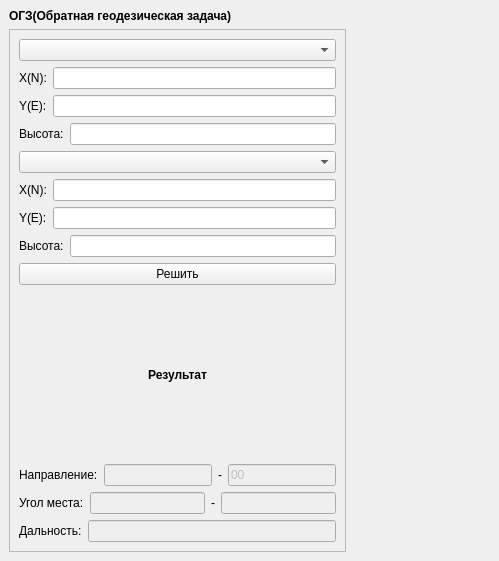
<?xml version="1.0" encoding="UTF-8"?>
<ui version="4.0">
 <class>WindowOGZ</class>
 <widget class="QMainWindow" name="WindowOGZ">
  <property name="geometry">
   <rect>
    <x>0</x>
    <y>0</y>
    <width>499</width>
    <height>561</height>
   </rect>
  </property>
  <property name="windowTitle">
   <string>MainWindow</string>
  </property>
  <widget class="QWidget" name="centralwidget">
   <layout class="QGridLayout" name="gridLayout">
    <item row="0" column="0">
     <widget class="QLabel" name="label">
      <property name="font">
       <font>
        <weight>75</weight>
        <bold>true</bold>
       </font>
      </property>
      <property name="text">
       <string>ОГЗ(Обратная геодезическая задача)</string>
      </property>
     </widget>
    </item>
    <item row="1" column="0">
     <widget class="QScrollArea" name="scrollArea">
      <property name="verticalScrollBarPolicy">
       <enum>Qt::ScrollBarAlwaysOff</enum>
      </property>
      <property name="horizontalScrollBarPolicy">
       <enum>Qt::ScrollBarAlwaysOff</enum>
      </property>
      <property name="widgetResizable">
       <bool>true</bool>
      </property>
      <widget class="QWidget" name="scrollAreaWidgetContents">
       <property name="geometry">
        <rect>
         <x>0</x>
         <y>0</y>
         <width>379</width>
         <height>522</height>
        </rect>
       </property>
       <layout class="QVBoxLayout" name="verticalLayout_2">
        <item>
         <widget class="QComboBox" name="comboBox">
          <property name="currentText">
           <string/>
          </property>
         </widget>
        </item>
        <item>
         <layout class="QHBoxLayout" name="horizontalLayout_7">
          <item>
           <widget class="QLabel" name="label_2">
            <property name="text">
             <string>X(N):</string>
            </property>
           </widget>
          </item>
          <item>
           <widget class="QLineEdit" name="lineEdit">
            <property name="sizePolicy">
             <sizepolicy hsizetype="Expanding" vsizetype="Fixed">
              <horstretch>0</horstretch>
              <verstretch>0</verstretch>
             </sizepolicy>
            </property>
            <property name="inputMethodHints">
             <set>Qt::ImhFormattedNumbersOnly</set>
            </property>
            <property name="maxLength">
             <number>10</number>
            </property>
           </widget>
          </item>
         </layout>
        </item>
        <item>
         <layout class="QHBoxLayout" name="horizontalLayout_8">
          <item>
           <widget class="QLabel" name="label_3">
            <property name="text">
             <string>Y(E):</string>
            </property>
           </widget>
          </item>
          <item>
           <widget class="QLineEdit" name="lineEdit_2">
            <property name="inputMethodHints">
             <set>Qt::ImhDigitsOnly</set>
            </property>
            <property name="maxLength">
             <number>10</number>
            </property>
           </widget>
          </item>
         </layout>
        </item>
        <item>
         <layout class="QHBoxLayout" name="horizontalLayout_9">
          <item>
           <widget class="QLabel" name="label_4">
            <property name="text">
             <string>Высота:</string>
            </property>
           </widget>
          </item>
          <item>
           <widget class="QLineEdit" name="lineEdit_3">
            <property name="inputMethodHints">
             <set>Qt::ImhFormattedNumbersOnly</set>
            </property>
            <property name="maxLength">
             <number>7</number>
            </property>
           </widget>
          </item>
         </layout>
        </item>
        <item>
         <widget class="QComboBox" name="comboBox_2">
          <property name="currentText">
           <string/>
          </property>
         </widget>
        </item>
        <item>
         <layout class="QHBoxLayout" name="horizontalLayout_4">
          <item>
           <widget class="QLabel" name="label_7">
            <property name="text">
             <string>X(N):</string>
            </property>
           </widget>
          </item>
          <item>
           <widget class="QLineEdit" name="lineEdit_5">
            <property name="inputMethodHints">
             <set>Qt::ImhFormattedNumbersOnly</set>
            </property>
            <property name="maxLength">
             <number>10</number>
            </property>
           </widget>
          </item>
         </layout>
        </item>
        <item>
         <layout class="QHBoxLayout" name="horizontalLayout_5">
          <item>
           <widget class="QLabel" name="label_8">
            <property name="text">
             <string>Y(E):</string>
            </property>
           </widget>
          </item>
          <item>
           <widget class="QLineEdit" name="lineEdit_6">
            <property name="inputMethodHints">
             <set>Qt::ImhFormattedNumbersOnly</set>
            </property>
            <property name="maxLength">
             <number>10</number>
            </property>
           </widget>
          </item>
         </layout>
        </item>
        <item>
         <layout class="QHBoxLayout" name="horizontalLayout_6">
          <item>
           <widget class="QLabel" name="label_6">
            <property name="text">
             <string>Высота:</string>
            </property>
           </widget>
          </item>
          <item>
           <widget class="QLineEdit" name="lineEdit_8">
            <property name="inputMethodHints">
             <set>Qt::ImhFormattedNumbersOnly</set>
            </property>
            <property name="maxLength">
             <number>7</number>
            </property>
           </widget>
          </item>
         </layout>
        </item>
        <item>
         <widget class="QPushButton" name="pushButton">
          <property name="text">
           <string>Решить</string>
          </property>
         </widget>
        </item>
        <item>
         <layout class="QHBoxLayout" name="horizontalLayout_10">
          <item>
           <widget class="QLabel" name="label_14">
            <property name="font">
             <font>
              <weight>75</weight>
              <bold>true</bold>
             </font>
            </property>
            <property name="text">
             <string>Результат</string>
            </property>
            <property name="alignment">
             <set>Qt::AlignCenter</set>
            </property>
           </widget>
          </item>
         </layout>
        </item>
        <item>
         <layout class="QHBoxLayout" name="horizontalLayout">
          <item>
           <widget class="QLabel" name="label_10">
            <property name="text">
             <string>Направление:</string>
            </property>
           </widget>
          </item>
          <item>
           <widget class="QLineEdit" name="lineEdit_10">
            <property name="enabled">
             <bool>false</bool>
            </property>
            <property name="inputMethodHints">
             <set>Qt::ImhNone</set>
            </property>
            <property name="maxLength">
             <number>3</number>
            </property>
           </widget>
          </item>
          <item>
           <widget class="QLabel" name="label_11">
            <property name="text">
             <string>-</string>
            </property>
           </widget>
          </item>
          <item>
           <widget class="QLineEdit" name="lineEdit_9">
            <property name="enabled">
             <bool>false</bool>
            </property>
            <property name="inputMethodHints">
             <set>Qt::ImhNone</set>
            </property>
            <property name="text">
             <string>00</string>
            </property>
            <property name="maxLength">
             <number>3</number>
            </property>
           </widget>
          </item>
         </layout>
        </item>
        <item>
         <layout class="QHBoxLayout" name="horizontalLayout_2">
          <item>
           <widget class="QLabel" name="label_12">
            <property name="text">
             <string>Угол места:</string>
            </property>
           </widget>
          </item>
          <item>
           <widget class="QLineEdit" name="lineEdit_12">
            <property name="enabled">
             <bool>false</bool>
            </property>
            <property name="inputMethodHints">
             <set>Qt::ImhNone</set>
            </property>
            <property name="maxLength">
             <number>3</number>
            </property>
           </widget>
          </item>
          <item>
           <widget class="QLabel" name="label_15">
            <property name="text">
             <string>-</string>
            </property>
           </widget>
          </item>
          <item>
           <widget class="QLineEdit" name="lineEdit_13">
            <property name="enabled">
             <bool>false</bool>
            </property>
            <property name="inputMethodHints">
             <set>Qt::ImhNone</set>
            </property>
            <property name="maxLength">
             <number>3</number>
            </property>
           </widget>
          </item>
         </layout>
        </item>
        <item>
         <layout class="QHBoxLayout" name="horizontalLayout_3">
          <item>
           <widget class="QLabel" name="label_13">
            <property name="text">
             <string>Дальность:</string>
            </property>
           </widget>
          </item>
          <item>
           <widget class="QLineEdit" name="lineEdit_11">
            <property name="enabled">
             <bool>false</bool>
            </property>
            <property name="inputMethodHints">
             <set>Qt::ImhNone</set>
            </property>
            <property name="maxLength">
             <number>7</number>
            </property>
           </widget>
          </item>
         </layout>
        </item>
       </layout>
      </widget>
     </widget>
    </item>
    <item row="1" column="1">
     <spacer name="horizontalSpacer">
      <property name="orientation">
       <enum>Qt::Horizontal</enum>
      </property>
      <property name="sizeHint" stdset="0">
       <size>
        <width>40</width>
        <height>20</height>
       </size>
      </property>
     </spacer>
    </item>
   </layout>
  </widget>
 </widget>
 <resources/>
 <connections/>
</ui>
